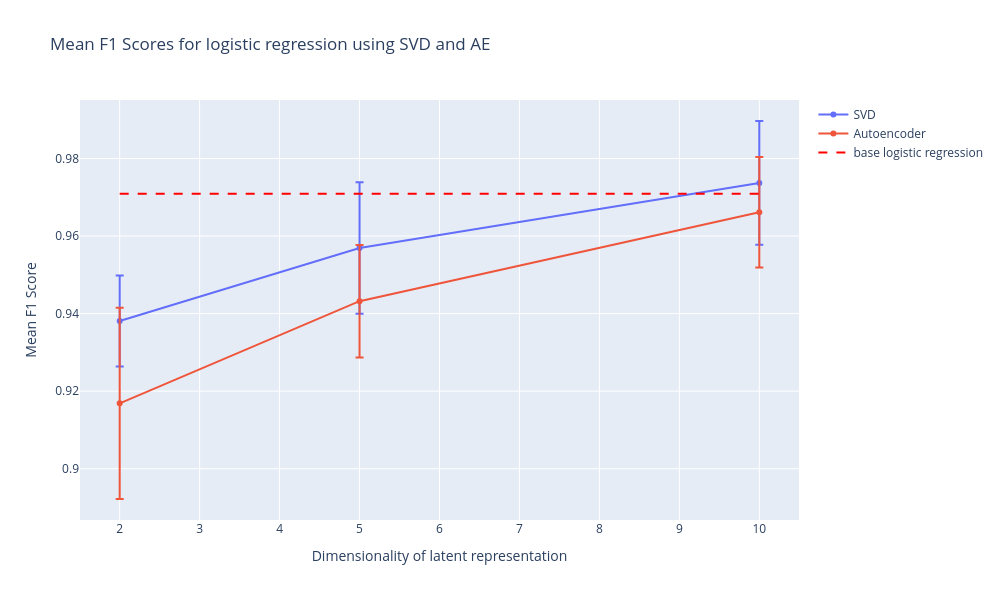

The notebook cell saved with this chart:
### Markdown cell above
### 2. Dimensionality reduction

In this section, I compare two dimensionality reduction techniques: linear (Truncated SVD) and non-linear (Autoencoder). I use **TruncatedSVD** to reduce the feature space to $k$ dimensions.
For Autoencoder I configure an **MLPRegressor** to predict the input data. The network has an hourglass architecture: input $\rightarrow$ min(d, 2k) $\rightarrow$ k (latent bottleneck) $\rightarrow$ min(d, 2k) $\rightarrow$ output.

### Code cell
#We manually extract the learned weights W1,W2 and biases b1,b2 from the trained MLP 
#to compute the k-dimensional latent representation of the data.
def get_latent_ae(X_input, ae_model):
    """Extracts the latent representation (k-dimensional) from the Autoencoder."""
    layer0 = X_input
    
    # W1/b1 are weights/biases for the first hidden layer, W2/b2 are for the bottleneck (latent) layer
    W1, W2 = ae_model.coefs_[0], ae_model.coefs_[1]
    b1, b2 = ae_model.intercepts_[0], ae_model.intercepts_[1]
    
    A1 = np.maximum(0, np.dot(layer0, W1) + b1) # ReLU activation for layer 1
    A2 = np.maximum(0, np.dot(A1, W2) + b2)     # ReLU activation for latent layer (k)
    return A2

#Run logistic regression without any dimensionaltiy reduction or noise
mean_f1_base,std_f1_base = run_stratified_k_fold_logistic_regression(X)
print(f'F1 score with no reduction/noise: {mean_f1_base:.4f} +/- {std_f1_base:.4f}\n')

#Keep track of f1 mean and std across K values run
mean_f1_svd , mean_f1_ae = [],[]
std_f1_svd,std_f1_ae = [], []
k_values = [2,5,10]
for k in k_values:
    straified_5_fold = StratifiedKFold(n_splits=K_FOLD,shuffle=True,random_state=RANDOM_STATE)
    #Track F1 Scores across 5 folds
    f1_logit_svd,f1_logit_ae = [],[]
    
    for train_idx,test_idx in straified_5_fold.split(X,y):
        # Separate train and test data
        X_train, X_test = X.loc[train_idx], X.loc[test_idx]
        y_train, y_test = y.loc[train_idx], y.loc[test_idx]
        
        #Using Z score standardization for train and test data
        #leaving unstandardized will make the model convergence difficult and will bias the output
        scaler = StandardScaler()
        X_train = scaler.fit_transform(X_train)
        X_test = scaler.transform(X_test)
        
        #SVD
        svd = TruncatedSVD(n_components=k,n_iter=TOTAL_ITERATIONS,random_state=RANDOM_STATE)
        X_train_svd = svd.fit_transform(X_train)
        X_test_svd = svd.transform(X_test)
        
        #Using svd reduced data to logistic regression
        logit_svd = LogisticRegression(max_iter = TOTAL_ITERATIONS,random_state = RANDOM_STATE)
        logit_svd.fit(X_train_svd,y_train)
        logit_svd_predictions = logit_svd.predict(X_test_svd)
        f1_logit_svd.append(f1_score(y_true=y_test,y_pred=logit_svd_predictions))

        #Autoencoder
        w1 = min(dimension,2*k)
        
        #Setting up Autoencoder with layers: input -> min(d, 2*k) -> k (latent) -> min(d, 2*k) -> output
        ae = MLPRegressor(hidden_layer_sizes=(w1,k,w1),activation='relu',random_state=RANDOM_STATE,max_iter=TOTAL_ITERATIONS)
        
        #Autoencoder goal is not to predict target label but it is to reconstruct original input data at the output layer
        ae.fit(X_train,X_train)
        X_train_ae = get_latent_ae(X_train, ae)
        X_test_ae = get_latent_ae(X_test, ae)
        #Logistic regression for autoencoder data
        logit_ae = LogisticRegression(max_iter = TOTAL_ITERATIONS,random_state = RANDOM_STATE)
        logit_ae.fit(X_train_ae, y_train)
        logit_ae_predictions = logit_ae.predict(X_test_ae)
        f1_logit_ae.append(f1_score(y_true=y_test,y_pred= logit_ae_predictions))
        
    #Store mean and std of F1 for kfold CV run and print    
    mean_f1_svd.append(np.mean(f1_logit_svd))
    std_f1_svd.append(np.std(f1_logit_svd))
    mean_f1_ae.append(np.mean(f1_logit_ae))
    std_f1_ae.append(np.std(f1_logit_ae))
    print(f'k={k:2d} | SVD: {np.mean(f1_logit_svd):.4f} +/- {np.std(f1_logit_svd):.4f} | AE: {np.mean(f1_logit_ae):.4f} +/- {np.std(f1_logit_ae):.4f}')

#plotting the findings using plotly
fig = go.Figure()
fig.add_trace(go.Scatter(
        name= 'SVD',
        x=k_values,
        y=mean_f1_svd,
        error_y=dict(type='data', array=std_f1_svd)
        ))
fig.add_trace(go.Scatter(
        name= 'Autoencoder',
        x=k_values,
        y=mean_f1_ae,
        error_y=dict(type='data', array=std_f1_ae)
    ))
fig.add_trace(go.Scatter(
    name='base logistic regression',
    x=[min(k_values), max(k_values)], 
    y=[mean_f1_base, mean_f1_base],  
    mode='lines',                     
    line=dict(dash='dash', color='red')
))
fig.update_layout(title=f'Mean F1 Scores for logistic regression using SVD and AE',
        xaxis_title='Dimensionality of latent representation',
        yaxis_title='Mean F1 Score',
        width=1000, 
        height=600)
fig.show()

### Figure 1 — Plotly figure (JSON) as saved in the notebook; plotly's stock layout.template omitted (floating-point values rounded to 4 significant figures)
{"data": [{"error_y": {"array": [0.01174, 0.01695, 0.01596], "type": "data"}, "name": "SVD", "type": "scatter", "x": [2, 5, 10], "y": [0.9381, 0.9569, 0.9737]}, {"error_y": {"array": [0.02467, 0.0145, 0.01423], "type": "data"}, "name": "Autoencoder", "type": "scatter", "x": [2, 5, 10], "y": [0.9169, 0.9432, 0.9661]}, {"line": {"color": "red", "dash": "dash"}, "mode": "lines", "name": "base logistic regression", "type": "scatter", "x": [2, 10], "y": [0.9709, 0.9709]}], "layout": {"height": 600, "title": {"text": "Mean F1 Scores for logistic regression using SVD and AE"}, "width": 1000, "xaxis": {"title": {"text": "Dimensionality of latent representation"}}, "yaxis": {"title": {"text": "Mean F1 Score"}}}}
